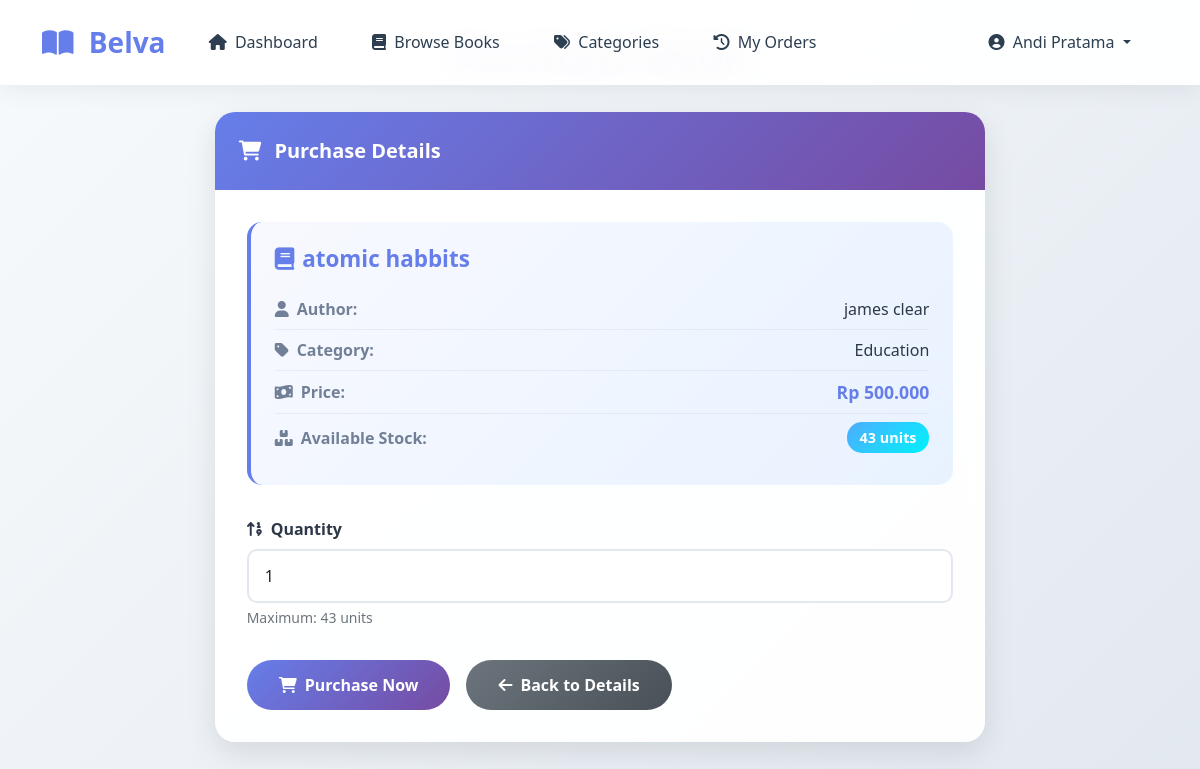
The app's page /user/buy_book.php?id=26 (signed in) with its own data.
### tables this page shows
CREATE TABLE `books` (
  `id` int(11) NOT NULL,
  `title` varchar(200) NOT NULL,
  `author` varchar(100) NOT NULL,
  `category_id` int(11) DEFAULT NULL,
  `description` text DEFAULT NULL,
  `price` decimal(10,2) NOT NULL,
  `stock` int(11) DEFAULT 0,
  `image` varchar(255) DEFAULT NULL,
  `created_at` timestamp NOT NULL DEFAULT current_timestamp()
);

CREATE TABLE `categories` (
  `id` int(11) NOT NULL,
  `name` varchar(100) NOT NULL,
  `description` text DEFAULT NULL,
  `created_at` timestamp NOT NULL DEFAULT current_timestamp()
);

### src/config/database.php (called while the page is built, shortened)
<?php
function formatRupiah($amount) {
    return "Rp " . number_format($amount, 0, ',', '.');
}
?>

### src/user/buy_book.php (the view, shortened to what this page needs)
<?php
require_once '../config/database.php';
$pdo = getConnection();
$book_id = isset($_GET['id']) ? $_GET['id'] : null;
$stmt = $pdo->prepare("SELECT b.*, c.name as category_name FROM books b
                       LEFT JOIN categories c ON b.category_id = c.id
                       WHERE b.id = ?");
$stmt->execute([$book_id]);
$book = $stmt->fetch(PDO::FETCH_ASSOC);
?>
<!DOCTYPE html>
<html lang="en">
<head>
    <link href="https://cdn.jsdelivr.net/npm/bootstrap@5.1.3/dist/css/bootstrap.min.css" rel="stylesheet">
    <link href="https://cdnjs.cloudflare.com/ajax/libs/font-awesome/6.0.0/css/all.min.css" rel="stylesheet">
</head>
<body>
<?php include 'navbar.php'; ?>
<div class="main-container">
    <h1 class="page-title">Purchase Book</h1>
    <div class="row justify-content-center">
        <div class="col-lg-8 col-md-10">
            <div class="modern-card">
                <div class="card-header-custom">
                    <i class="fas fa-shopping-cart me-2"></i>
                    Purchase Details
                </div>
                <div class="card-body-custom">
                    <div class="book-info">
                        <h5><i class="fas fa-book me-2"></i><?= htmlspecialchars($book['title']) ?></h5>
                        <div class="info-item">
                            <span class="info-label"><i class="fas fa-user me-2"></i>Author:</span>
                            <span class="info-value"><?= htmlspecialchars($book['author']) ?></span>
                        </div>
                        <div class="info-item">
                            <span class="info-label"><i class="fas fa-tag me-2"></i>Category:</span>
                            <span class="info-value"><?= htmlspecialchars($book['category_name']) ?></span>
                        </div>
                        <div class="info-item">
                            <span class="info-label"><i class="fas fa-money-bill-wave me-2"></i>Price:</span>
                            <span class="info-value price-highlight"><?= formatRupiah($book['price']) ?></span>
                        </div>
                        <div class="info-item">
                            <span class="info-label"><i class="fas fa-boxes me-2"></i>Available Stock:</span>
                            <span class="stock-badge"><?= $book['stock'] ?> units</span>
                        </div>
                    </div>
                    <?php if ($book['stock'] > 0): ?>
                        <form method="POST">
                            <div class="mb-4">
                                <label for="quantity" class="form-label">
                                    <i class="fas fa-sort-numeric-up me-2"></i>Quantity
                                </label>
                                <input type="number" class="form-control" id="quantity" name="quantity" min="1" max="<?= $book['stock'] ?>" value="1" required>
                                <div class="form-text text-muted">Maximum: <?= $book['stock'] ?> units</div>
                            </div>
                            <div class="button-group">
                                <button type="submit" class="btn-gradient">
                                    <i class="fas fa-shopping-cart"></i> Purchase Now
                                </button>
                                <a href="book_detail.php?id=<?= $book['id'] ?>" class="btn-secondary-custom">
                                    <i class="fas fa-arrow-left"></i> Back to Details
                                </a>
                            </div>
                        </form>
                    <?php endif; ?>
                </div>
            </div>
        </div>
    </div>
</div>
</body>
</html>

### src/user/buy_book.php (style rules this page uses)
:root { --primary-color: #667eea; --secondary-color: #764ba2; --accent-color: #f093fb; --success-color: #4facfe; --warning-color: #ffecd2; --danger-color: #ff6b6b; --text-primary: #2d3748; --text-secondary: #718096; --bg-light: #f7fafc; --shadow-color: rgba(0, 0, 0, 0.1); }
body { background: linear-gradient(135deg, var(--bg-light) 0%, #e2e8f0 100%); min-height: 100vh; font-family: 'Segoe UI', Tahoma, Geneva, Verdana, sans-serif; color: var(--text-primary); }
.main-container { margin: 2rem auto; max-width: 1200px; padding: 0 1rem; }
.page-title { font-size: 2.5rem; font-weight: 700; background: linear-gradient(135deg, var(--primary-color), var(--secondary-color)); -webkit-background-clip: text; -webkit-text-fill-color: transparent; background-clip: text; text-align: center; margin-bottom: 2rem; }
.modern-card { background: rgba(255, 255, 255, 0.95); border: none; border-radius: 20px; box-shadow: 0 10px 30px var(--shadow-color); backdrop-filter: blur(10px); transition: all 0.3s ease; overflow: hidden; }
.card-header-custom { background: linear-gradient(135deg, var(--primary-color), var(--secondary-color)); color: white; padding: 1.5rem; border: none; font-size: 1.25rem; font-weight: 600; }
.card-body-custom { padding: 2rem; }
.book-info { background: linear-gradient(135deg, #f8f9ff 0%, #e8f2ff 100%); padding: 1.5rem; border-radius: 15px; border-left: 4px solid var(--primary-color); margin-bottom: 2rem; }
.book-info h5 { color: var(--primary-color); font-weight: 700; margin-bottom: 1rem; font-size: 1.4rem; }
.info-item { display: flex; justify-content: space-between; align-items: center; padding: 0.5rem 0; border-bottom: 1px solid rgba(0, 0, 0, 0.05); }
.info-item:last-child { border-bottom: none; }
.info-label { font-weight: 600; color: var(--text-secondary); }
.info-value { font-weight: 500; color: var(--text-primary); }
.price-highlight { color: var(--primary-color); font-size: 1.1rem; font-weight: 700; }
.stock-badge { background: linear-gradient(135deg, var(--success-color), #00f2fe); color: white; padding: 0.3rem 0.8rem; border-radius: 15px; font-size: 0.9rem; font-weight: 600; }
.form-control { border: 2px solid #e2e8f0; border-radius: 10px; padding: 0.8rem 1rem; transition: all 0.3s ease; background: rgba(255, 255, 255, 0.8); }
.form-label { font-weight: 600; color: var(--text-primary); margin-bottom: 0.5rem; }
.btn-gradient { background: linear-gradient(135deg, var(--primary-color), var(--secondary-color)); border: none; color: white; padding: 0.8rem 2rem; border-radius: 25px; font-weight: 600; transition: all 0.3s ease; text-decoration: none; display: inline-flex; align-items: center; gap: 0.5rem; }
.btn-secondary-custom { background: linear-gradient(135deg, #6c757d, #495057); border: none; color: white; padding: 0.8rem 2rem; border-radius: 25px; font-weight: 600; transition: all 0.3s ease; text-decoration: none; display: inline-flex; align-items: center; gap: 0.5rem; }
.button-group { display: flex; gap: 1rem; margin-top: 2rem; flex-wrap: wrap; }

### src/user/navbar.php (style rules this page uses)
:root { --primary-color: #667eea; --secondary-color: #764ba2; --accent-color: #e74c3c; --light-bg: #f8f9fa; --card-shadow: 0 10px 30px rgba(0, 0, 0, 0.1); --card-hover-shadow: 0 20px 50px rgba(0, 0, 0, 0.15); }

### records on screen
books: title "atomic habbits", author "james clear", category.name "Education", price "Rp 500.000", stock "43"

### other values on screen
$_SESSION['user_name'] "Andi Pratama"
